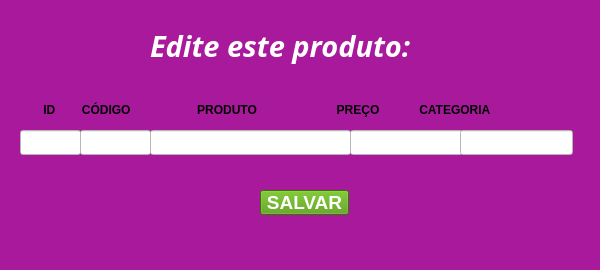
<?xml version="1.0" encoding="UTF-8"?>
<ui version="4.0">
 <class>MainWindow</class>
 <widget class="QMainWindow" name="MainWindow">
  <property name="geometry">
   <rect>
    <x>0</x>
    <y>0</y>
    <width>600</width>
    <height>270</height>
   </rect>
  </property>
  <property name="minimumSize">
   <size>
    <width>600</width>
    <height>270</height>
   </size>
  </property>
  <property name="maximumSize">
   <size>
    <width>600</width>
    <height>270</height>
   </size>
  </property>
  <property name="windowTitle">
   <string>MainWindow</string>
  </property>
  <property name="styleSheet">
   <string notr="true">background-color: rgb(168, 26, 155);</string>
  </property>
  <widget class="QWidget" name="centralwidget">
   <widget class="QLabel" name="label">
    <property name="geometry">
     <rect>
      <x>150</x>
      <y>10</y>
      <width>311</width>
      <height>71</height>
     </rect>
    </property>
    <property name="font">
     <font>
      <family>Pothana2000</family>
      <pointsize>22</pointsize>
      <weight>75</weight>
      <italic>true</italic>
      <bold>true</bold>
     </font>
    </property>
    <property name="styleSheet">
     <string notr="true">color:rgb(255, 255, 255)</string>
    </property>
    <property name="text">
     <string>Edite este produto:</string>
    </property>
   </widget>
   <widget class="QLabel" name="label_2">
    <property name="geometry">
     <rect>
      <x>40</x>
      <y>100</y>
      <width>531</width>
      <height>20</height>
     </rect>
    </property>
    <property name="font">
     <font>
      <weight>75</weight>
      <bold>true</bold>
     </font>
    </property>
    <property name="styleSheet">
     <string notr="true">color: rgb(0, 0, 0);</string>
    </property>
    <property name="text">
     <string> ID        CÓDIGO                    PRODUTO                        PREÇO            CATEGORIA</string>
    </property>
   </widget>
   <widget class="QLineEdit" name="lineEdit">
    <property name="geometry">
     <rect>
      <x>20</x>
      <y>130</y>
      <width>61</width>
      <height>25</height>
     </rect>
    </property>
    <property name="styleSheet">
     <string notr="true">
background-color: rgb(255, 255, 255);</string>
    </property>
   </widget>
   <widget class="QLineEdit" name="lineEdit_2">
    <property name="geometry">
     <rect>
      <x>80</x>
      <y>130</y>
      <width>71</width>
      <height>25</height>
     </rect>
    </property>
    <property name="styleSheet">
     <string notr="true">background-color: rgb(255, 255, 255);</string>
    </property>
   </widget>
   <widget class="QLineEdit" name="lineEdit_3">
    <property name="geometry">
     <rect>
      <x>150</x>
      <y>130</y>
      <width>201</width>
      <height>25</height>
     </rect>
    </property>
    <property name="styleSheet">
     <string notr="true">background-color: rgb(255, 255, 255);</string>
    </property>
   </widget>
   <widget class="QLineEdit" name="lineEdit_4">
    <property name="geometry">
     <rect>
      <x>350</x>
      <y>130</y>
      <width>113</width>
      <height>25</height>
     </rect>
    </property>
    <property name="styleSheet">
     <string notr="true">background-color: rgb(255, 255, 255);</string>
    </property>
   </widget>
   <widget class="QLineEdit" name="lineEdit_5">
    <property name="geometry">
     <rect>
      <x>460</x>
      <y>130</y>
      <width>113</width>
      <height>25</height>
     </rect>
    </property>
    <property name="styleSheet">
     <string notr="true">background-color: rgb(255, 255, 255);</string>
    </property>
   </widget>
   <widget class="QPushButton" name="pushButton">
    <property name="geometry">
     <rect>
      <x>260</x>
      <y>190</y>
      <width>89</width>
      <height>25</height>
     </rect>
    </property>
    <property name="font">
     <font>
      <pointsize>14</pointsize>
      <weight>75</weight>
      <bold>true</bold>
     </font>
    </property>
    <property name="styleSheet">
     <string notr="true">color:rgb(255,255,255);
background-color: rgb(78, 154, 6);
</string>
    </property>
    <property name="text">
     <string>SALVAR</string>
    </property>
   </widget>
  </widget>
  <widget class="QMenuBar" name="menubar">
   <property name="geometry">
    <rect>
     <x>0</x>
     <y>0</y>
     <width>600</width>
     <height>22</height>
    </rect>
   </property>
  </widget>
  <widget class="QStatusBar" name="statusbar"/>
 </widget>
 <resources/>
 <connections/>
</ui>
